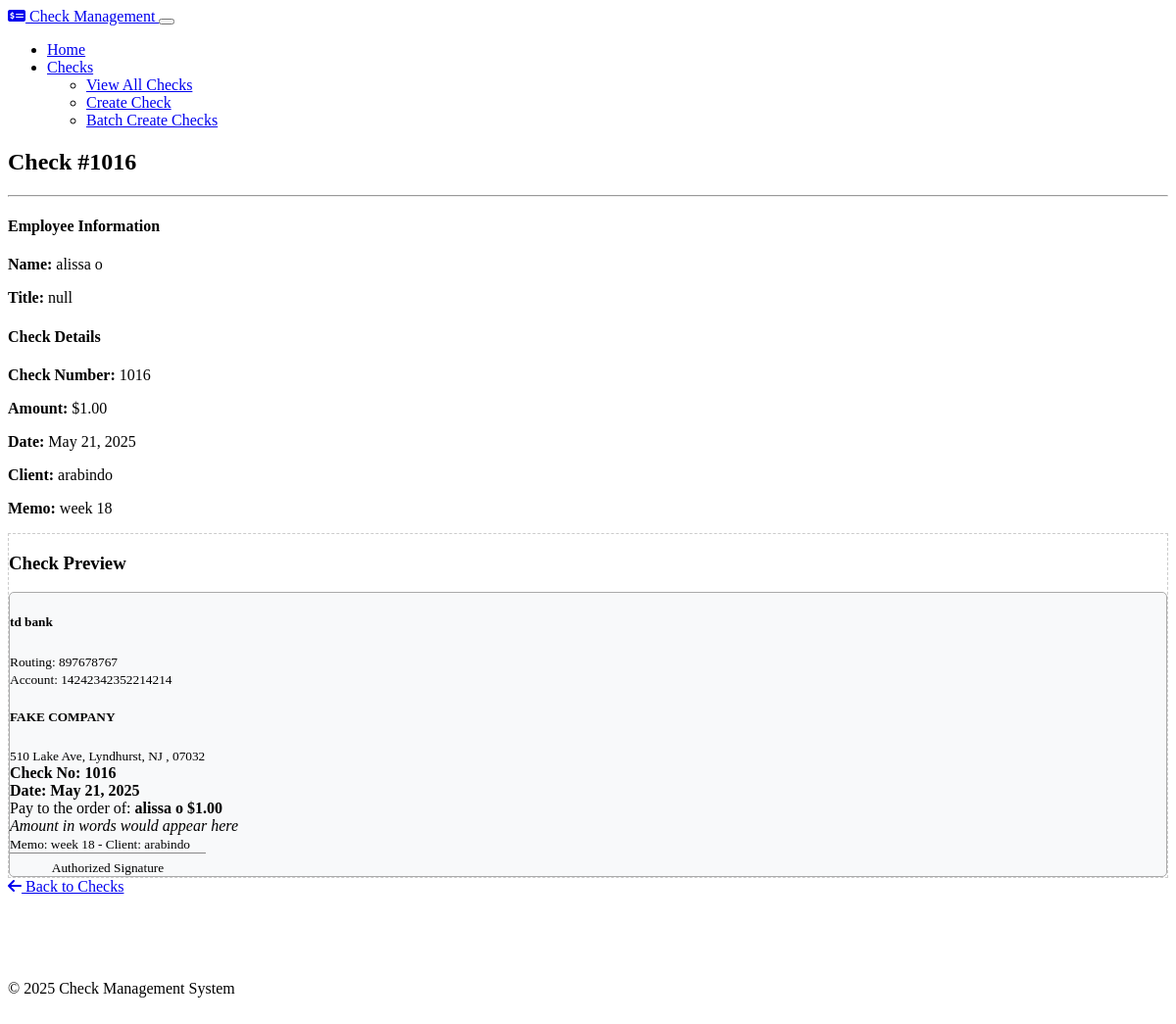
Screenshot of /checks/16 (signed in) with the database file from the repository.
### models.py (models this page shows, shortened)
class Check(db.Model):
    id = db.Column(db.Integer, primary_key=True)
    check_number = db.Column(db.Integer, nullable=False)
    amount = db.Column(db.Numeric(10, 2), nullable=False)
    date = db.Column(db.Date, nullable=False, default=datetime.utcnow)
    flagged_by_user = db.Column(db.Boolean, default=False)
    flag_reason = db.Column(db.String(255), nullable=True)
    hours_worked = db.Column(db.Numeric(6, 2), nullable=True)
    pay_rate = db.Column(db.Numeric(10, 2), nullable=True)
    overtime_hours = db.Column(db.Numeric(6, 2), nullable=True)
    overtime_rate = db.Column(db.Numeric(10, 2), nullable=True)
    holiday_hours = db.Column(db.Numeric(6, 2), nullable=True)
    holiday_rate = db.Column(db.Numeric(10, 2), nullable=True)
    memo = db.Column(db.String(200), nullable=True)
    bank_id = db.Column(db.Integer, db.ForeignKey('bank.id'), nullable=False)
    company_id = db.Column(db.Integer, db.ForeignKey('company.id'), nullable=False)
    employee_id = db.Column(db.Integer, db.ForeignKey('employee.id'), nullable=False)
    client_id = db.Column(db.Integer, db.ForeignKey('company_client.id'), nullable=True)\
    created_by_id = db.Column(db.Integer, db.ForeignKey('user.id'))
    created_by = db.relationship('User', backref='created_checks')
    client = db.relationship('CompanyClient', backref='checks', lazy=True)

class Employee(db.Model):
    id = db.Column(db.Integer, primary_key=True)
    name = db.Column(db.String(100), nullable=False)
    title = db.Column(db.String(100), nullable=False)
    company_id = db.Column(db.Integer, db.ForeignKey('company.id'), nullable=False)
    checks = db.relationship('Check', backref='employee', lazy=True, cascade="all, delete-orphan")

class CompanyClient(db.Model):
    id = db.Column(db.Integer, primary_key=True)
    name = db.Column(db.String(100), nullable=False)
    address = db.Column(db.String(200), nullable=False)
    contact_person = db.Column(db.String(100))
    contact_email = db.Column(db.String(100))
    contact_phone = db.Column(db.String(20))
    company_id = db.Column(db.Integer, db.ForeignKey('company.id'), nullable=False)

class Bank(db.Model):
    id = db.Column(db.Integer, primary_key=True)
    name = db.Column(db.String(100), nullable=False)
    routing_number = db.Column(db.String(9), nullable=False)
    account_number = db.Column(db.String(20), nullable=False)
    last_check_number = db.Column(db.Integer, default=1000)
    checks = db.relationship('Check', backref='bank', lazy=True, cascade="all, delete-orphan")

class Company(db.Model):
    id = db.Column(db.Integer, primary_key=True)
    name = db.Column(db.String(100), nullable=False)
    address = db.Column(db.String(200), nullable=False)
    logo = db.Column(db.Text, nullable=True)  # Store as base64 encoded string
    default_bank_id = db.Column(db.Integer, db.ForeignKey('bank.id'), nullable=True)
    employees = db.relationship('Employee', backref='company', lazy=True, cascade="all, delete-orphan")
    checks = db.relationship('Check', backref='company', lazy=True, cascade="all, delete-orphan")
    clients = db.relationship('CompanyClient', backref='company', lazy=True, cascade="all, delete-orphan")
    default_bank = db.relationship('Bank', backref='companies')

### routes.py (the view)
    @app.route('/checks/<int:id>', endpoint='checks_view')
    @login_required
    def checks_view(id):
        check = Check.query.get_or_404(id)
        return render_template('checks/view.html', check=check)

### utils/__init__.py (called while the page is built)
def login_required(f):
    @wraps(f)
    def decorated_function(*args, **kwargs):
        if 'user_id' not in session:
            return redirect(url_for('login'))
        return f(*args, **kwargs)
    return decorated_function

### templates/checks/view.html (shortened to what this page needs)
{% extends 'layout.html' %}
{% block content %}
<div class="row justify-content-center">
    <div class="col-md-8">
        <div class="card mb-4">
            <div class="card-header d-flex justify-content-between align-items-center">
                <h2 class="mb-0">Check #{{ check.check_number }}</h2>
            </div>
                <hr>
                <div class="row">
                    <div class="col-md-6">
                        <h4>Employee Information</h4>
                        <p><strong>Name:</strong> {{ check.employee.name }}</p>
                        <p><strong>Title:</strong> {{ check.employee.title }}</p>
                    </div>
                    <div class="col-md-6">
                        <h4>Check Details</h4>
                        <p><strong>Check Number:</strong> {{ check.check_number }}</p>
                        <p><strong>Amount:</strong> ${{ check.amount }}</p>
                        <p><strong>Date:</strong> {{ check.date.strftime('%B %d, %Y') }}</p>
                        {% if check.client %}
                        <p><strong>Client:</strong> {{ check.client.name }}</p>
                        {% endif %}
                        {% if check.memo %}
                        <p><strong>Memo:</strong> {{ check.memo }}</p>
                        {% endif %}
                    </div>
                </div>
                <div class="mt-4 text-center">
                    <div class="card p-4" style="border: 1px dashed #ccc;">
                        <h3 class="card-title">Check Preview</h3>
                        <div class="p-2 text-start" style="border: 1px solid #aaa; border-radius: 5px; background-color: #f8f9fa;">
                            <div class="d-flex justify-content-between">
                                <div>
                                    <h5>{{ check.bank.name }}</h5>
                                    <small>Routing: {{ check.bank.routing_number }}</small><br>
                                    <small>Account: {{ check.bank.account_number }}</small>
                                </div>
                                <div class="text-end">
                                    <h5>{{ check.company.name }}</h5>
                                    <small>{{ check.company.address }}</small>
                                </div>
                            </div>
                            <div class="d-flex justify-content-between mt-3">
                                <div><strong>Check No: {{ check.check_number }}</strong></div>
                                <div><strong>Date: {{ check.date.strftime('%B %d, %Y') }}</strong></div>
                            </div>
                            <div class="mt-3">
                                <span>Pay to the order of:</span> <strong>{{ check.employee.name }}</strong>
                                <span class="float-end"><strong>${{ check.amount }}</strong></span>
                            </div>
                            <div class="mt-2 mb-4">
                                <em>Amount in words would appear here</em>
                            </div>
                            <div class="d-flex justify-content-between">
                                <div>
                                    <small>
                                        {% if check.client %}
                                            {% if check.memo %}
                                                Memo: {{ check.memo }} - Client: {{ check.client.name }}
                                            {% else %}
                                                Memo: Work for {{ check.client.name }}
                                            {% endif %}
                                        {% else %}
                                            {% if check.memo %}
                                                Memo: {{ check.memo }}
                                            {% else %}
                                                Memo: Payment to {{ check.employee.title }}
                                            {% endif %}
                                        {% endif %}
                                    </small>
                                </div>
                                <div style="border-top: 1px solid #888; padding-top: 5px; width: 200px; text-align: center;">
                                    <small>Authorized Signature</small>
                                </div>
                            </div>
                        </div>
                    </div>
                </div>
                <div class="mt-4">
                    <a href="{{ url_for('checks_index') }}" class="btn btn-secondary">
                        <i class="fas fa-arrow-left me-1"></i> Back to Checks
                    </a>
                </div>
            </div>
        </div>
    </div>
{% endblock %}

### static/css/custom.css (style rules this page uses)
.card { transition: all 0.3s ease; }

### rows the page displays
Check: check_number "1016", amount "1.00", date "May 21, 2025", memo "week 18"
Employee: employee.name "alissa o", employee "null"
CompanyClient: client.name "arabindo"
Bank: bank.name "td bank", bank.routing_number "897678767", bank.account_number "14242342352214214"
Company: company.name "FAKE COMPANY", company.address "510 Lake Ave, Lyndhurst, NJ , 07032"
